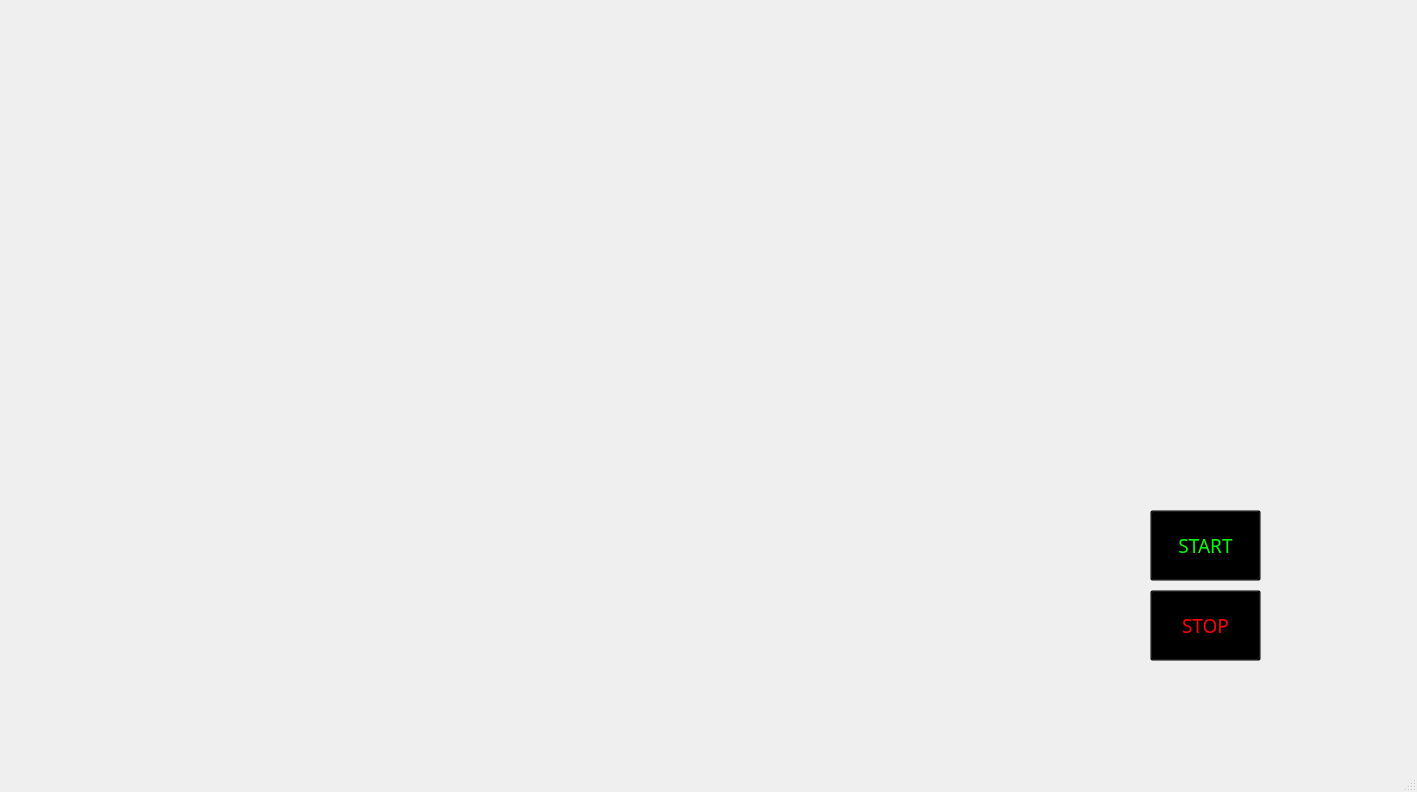
<?xml version="1.0" encoding="UTF-8"?>
<ui version="4.0">
 <class>MainWindow</class>
 <widget class="QMainWindow" name="MainWindow">
  <property name="geometry">
   <rect>
    <x>0</x>
    <y>0</y>
    <width>1417</width>
    <height>792</height>
   </rect>
  </property>
  <property name="windowTitle">
   <string>MainWindow</string>
  </property>
  <widget class="QWidget" name="centralwidget">
   <widget class="QLabel" name="label">
    <property name="geometry">
     <rect>
      <x>0</x>
      <y>0</y>
      <width>1401</width>
      <height>731</height>
     </rect>
    </property>
    <property name="styleSheet">
     <string notr="true">background-color: transparent;</string>
    </property>
    <property name="text">
     <string/>
    </property>
    <property name="pixmap">
     <pixmap>C:/Users/DELL/Downloads/7LP8.gif</pixmap>
    </property>
    <property name="scaledContents">
     <bool>false</bool>
    </property>
   </widget>
   <widget class="QPushButton" name="pushButton">
    <property name="geometry">
     <rect>
      <x>1150</x>
      <y>510</y>
      <width>111</width>
      <height>71</height>
     </rect>
    </property>
    <property name="font">
     <font>
      <family>Arial Unicode MS</family>
      <pointsize>14</pointsize>
     </font>
    </property>
    <property name="autoFillBackground">
     <bool>false</bool>
    </property>
    <property name="styleSheet">
     <string notr="true">color: rgb(0, 255, 0);
background-color:transparent;
</string>
    </property>
    <property name="text">
     <string>START</string>
    </property>
   </widget>
   <widget class="QPushButton" name="pushButton_2">
    <property name="geometry">
     <rect>
      <x>1150</x>
      <y>590</y>
      <width>111</width>
      <height>71</height>
     </rect>
    </property>
    <property name="font">
     <font>
      <family>Arial Unicode MS</family>
      <pointsize>14</pointsize>
     </font>
    </property>
    <property name="autoFillBackground">
     <bool>false</bool>
    </property>
    <property name="styleSheet">
     <string notr="true">color: rgb(0, 255, 0);
color: rgb(255, 0, 0);
background-color:transparent;</string>
    </property>
    <property name="text">
     <string>STOP</string>
    </property>
   </widget>
   <widget class="QLabel" name="label_2">
    <property name="geometry">
     <rect>
      <x>0</x>
      <y>0</y>
      <width>421</width>
      <height>101</height>
     </rect>
    </property>
    <property name="styleSheet">
     <string notr="true">background:transparent;</string>
    </property>
    <property name="text">
     <string/>
    </property>
    <property name="pixmap">
     <pixmap>C:/Users/DELL/Downloads/T8bahf.gif</pixmap>
    </property>
   </widget>
   <widget class="QTextBrowser" name="textBrowser">
    <property name="geometry">
     <rect>
      <x>880</x>
      <y>10</y>
      <width>256</width>
      <height>51</height>
     </rect>
    </property>
    <property name="styleSheet">
     <string notr="true">background-color: transparent;</string>
    </property>
   </widget>
   <widget class="QTextBrowser" name="textBrowser_2">
    <property name="geometry">
     <rect>
      <x>1140</x>
      <y>10</y>
      <width>256</width>
      <height>51</height>
     </rect>
    </property>
    <property name="styleSheet">
     <string notr="true">background-color: transparent;</string>
    </property>
   </widget>
  </widget>
  <widget class="QMenuBar" name="menubar">
   <property name="geometry">
    <rect>
     <x>0</x>
     <y>0</y>
     <width>1417</width>
     <height>21</height>
    </rect>
   </property>
  </widget>
  <widget class="QStatusBar" name="statusbar"/>
 </widget>
 <resources/>
 <connections/>
</ui>
